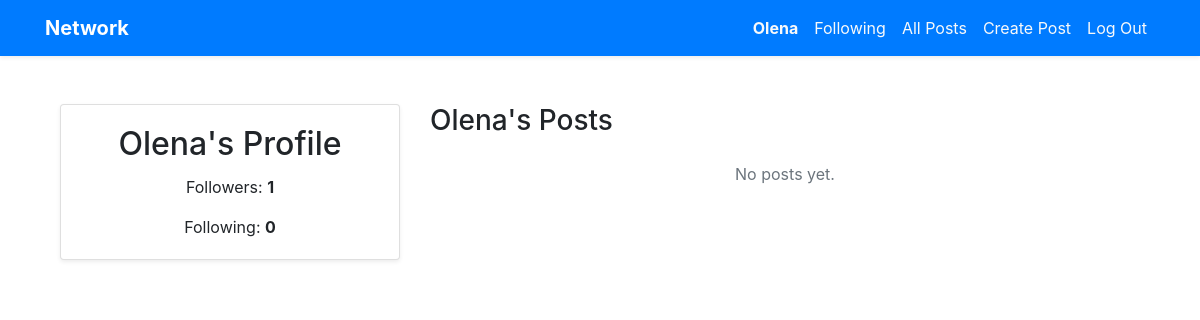
Page /profile/1 (signed in) on the earlier database version.
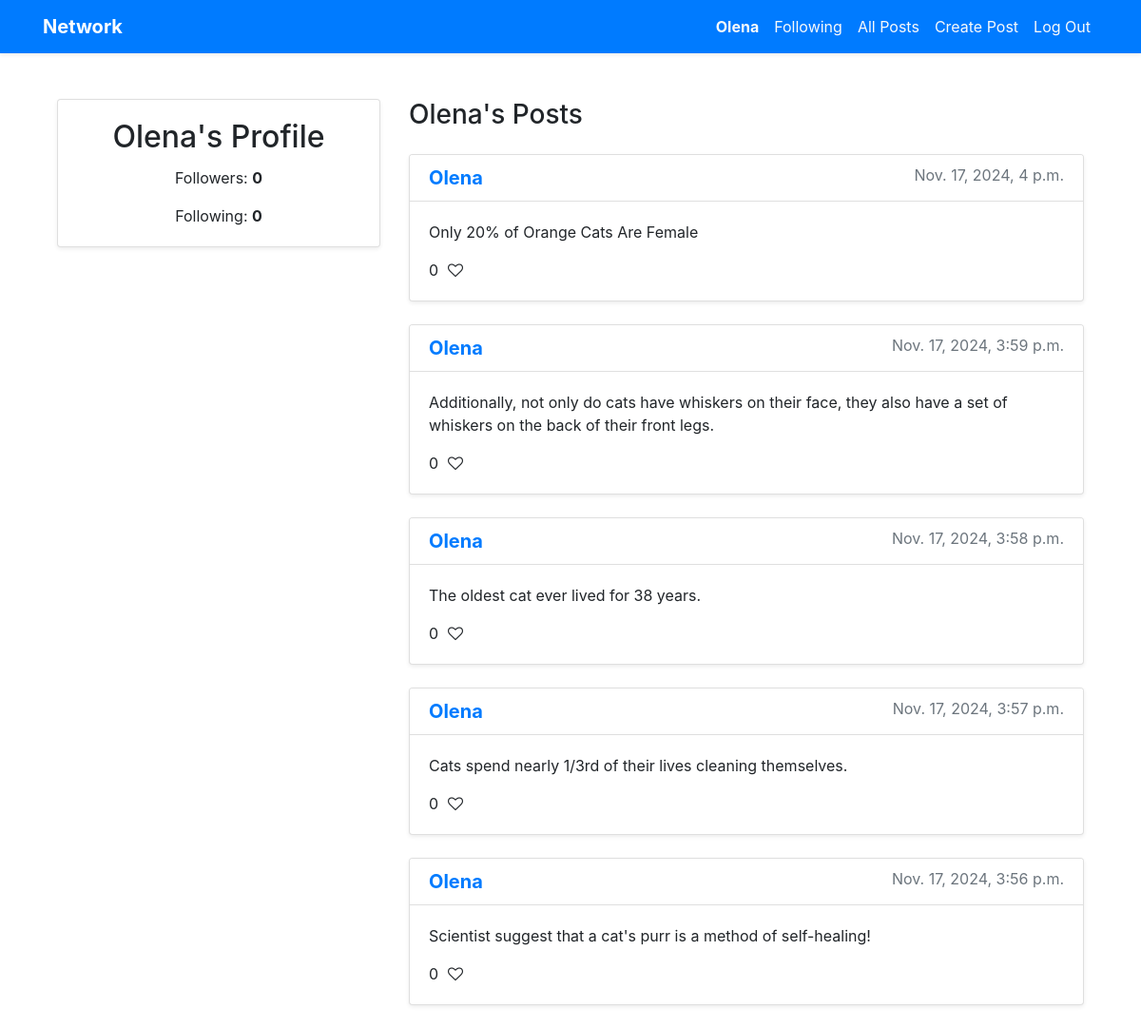
Same page on the later database version.
### network/models.py (models this page shows, shortened)
class Post(models.Model):
    user = models.ForeignKey(User, on_delete=models.CASCADE, related_name="posts")
    content = models.TextField()
    timestamp = models.DateTimeField(auto_now_add=True)
    def like_count(self):
        return self.likes.count()

class User(AbstractUser):
    pass

### network/views.py (the view)
# urls.py: path("profile/<int:user_id>", views.profile, name="profile"),
@login_required
def profile(request, user_id):
    user_profile = get_object_or_404(User, pk=user_id)
    posts = user_profile.posts.all().order_by("-timestamp")
    followers_count = user_profile.followers.count()
    following_count = user_profile.following.count()
    is_following = request.user.is_authenticated and Follow.objects.filter(user=request.user, followed_user=user_profile).exists()
    return render(request, "network/profile.html", {
        "user_profile": user_profile,
        "posts": posts,
        "followers_count": followers_count,
        "following_count": following_count,
        "is_following": is_following
    })

### network/templates/network/profile.html (shortened to what this page needs)
{% extends "network/layout.html" %}
{% load static %}
{% block body %}
<div class="container mt-5">
    <div class="row">
        <div class="col-md-4">
            <div class="card shadow-sm mb-4">
                <div class="card-body text-center">
                    <h2 class="card-title">{{ user_profile.username }}'s Profile</h2>
                    <p class="card-text">Followers: <span id="followers-count" class="font-weight-bold">{{ followers_count }}</span></p>
                    <p class="card-text">Following: <span class="font-weight-bold">{{ following_count }}</span></p>
                </div>
            </div>
        </div>
        <div class="col-md-8">
            <h3 class="mb-4">{{ user_profile.username }}'s Posts</h3>
            {% for post in posts %}
                <div class="card mb-4 shadow-sm">
                    <div class="card-header bg-white">
                        <h5 class="card-title mb-0">
                            <a href="{% url 'profile' post.user.id %}" class="text-primary font-weight-bold">{{ post.user.username }}</a>
                            <small class="text-muted float-right">{{ post.timestamp }}</small>
                        </h5>
                    </div>
                    <div class="card-body">
                        <p class="card-text">{{ post.content }}</p>
                        <div class="d-flex align-items-center mt-3">
                            <div class="like-section mr-3">
                                <span id="like-count-{{ post.id }}" class="like-count">{{ post.like_count }}</span>
                                <i class="fa fa-heart-o like-icon" data-post-id="{{ post.id }}"></i>
                            </div>
                        </div>
                    </div>
                </div>
            {% empty %}
                <div class="text-center text-muted">
                    <p>No posts yet.</p>
                </div>
            {% endfor %}
        </div>
    </div>
</div>
{% endblock %}

Differences in the rows shown:
added Post: user.username "Olena", timestamp "Nov. 17, 2024, 4 p.m.", content "Only 20% of Orange Cats Are Female", like_count "0"
added Post: user.username "Olena", timestamp "Nov. 17, 2024, 3:59 p.m.", content "Additionally, not only do cats have whiskers on their face, they also have a set of whiskers on the back of their front legs.", like_count "0"
added Post: user.username "Olena", timestamp "Nov. 17, 2024, 3:58 p.m.", content "The oldest cat ever lived for 38 years.", like_count "0"
added Post: user.username "Olena", timestamp "Nov. 17, 2024, 3:57 p.m.", content "Cats spend nearly 1/3rd of their lives cleaning themselves.", like_count "0"
added Post: user.username "Olena", timestamp "Nov. 17, 2024, 3:56 p.m.", content "Scientist suggest that a cat's purr is a method of self-healing!", like_count "0"
Other differences:
{{ followers_count }}: "1" → "0"
text no longer shown: "No posts yet."
